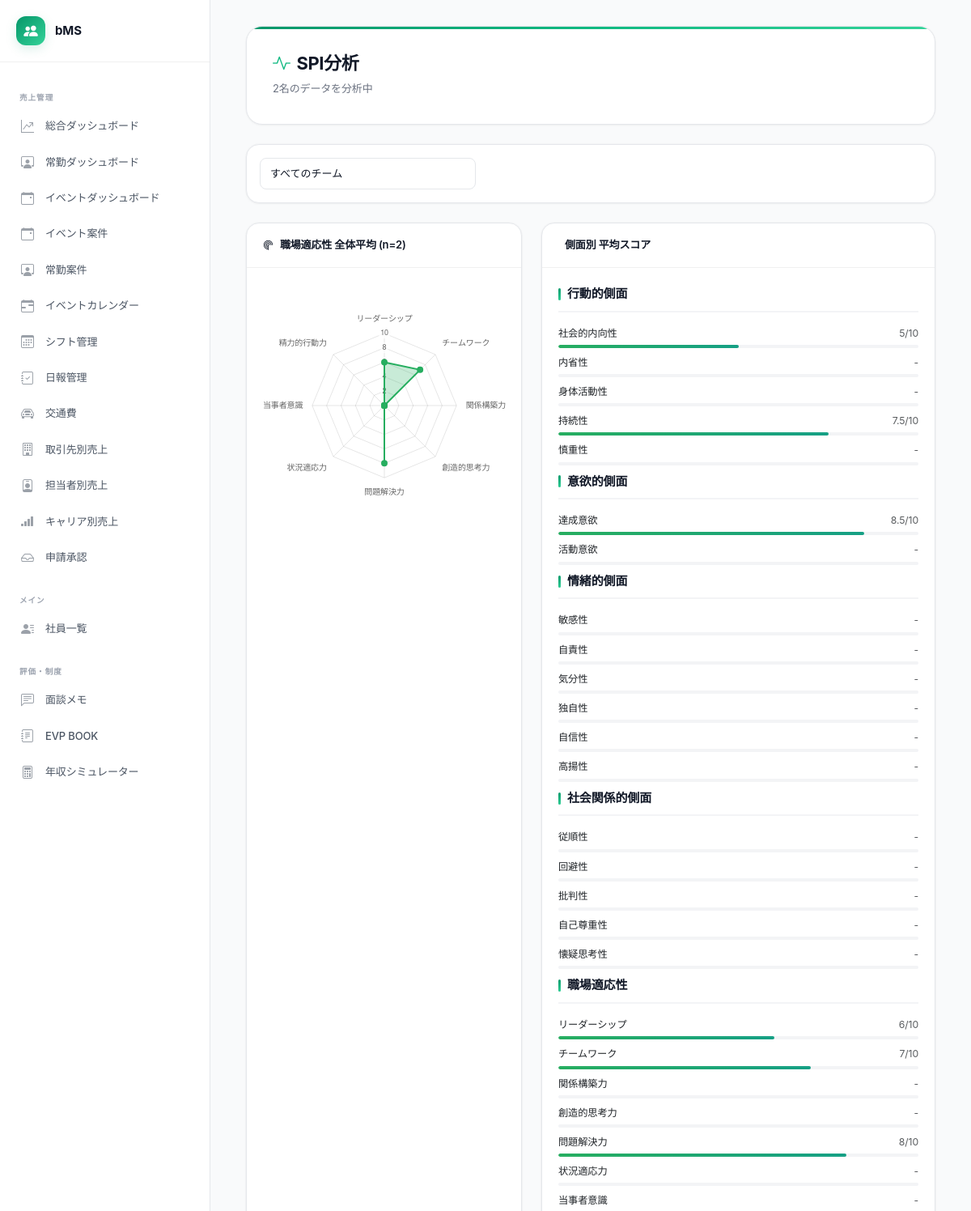
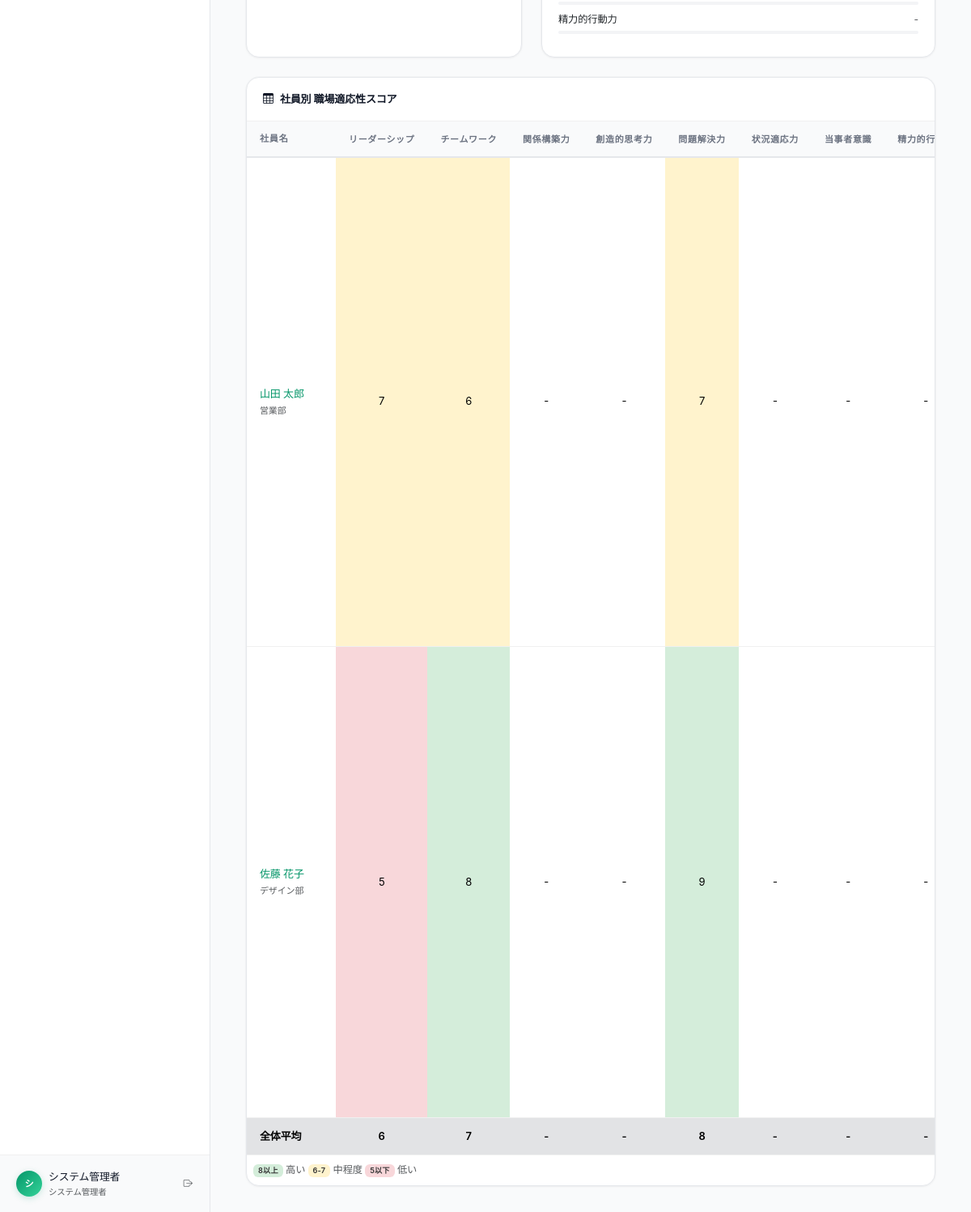
The page /public/spi.php (signed in) on the database its author committed (2 pictures, top to bottom).
### tables this page shows
CREATE TABLE IF NOT EXISTS employees (
    id INT PRIMARY KEY AUTO_INCREMENT,
    employee_number VARCHAR(20) UNIQUE COMMENT '社員番号',
    name VARCHAR(100) NOT NULL COMMENT '氏名',
    name_kana VARCHAR(100) COMMENT '氏名（かな）',
    email VARCHAR(200) UNIQUE,
    department VARCHAR(100) COMMENT '部署',
    job_title VARCHAR(100) COMMENT '職種・役職',
    hire_date DATE COMMENT '入社日',
    birth_date DATE COMMENT '生年月日',
    photo_path VARCHAR(255) COMMENT '顔写真パス',
    bio TEXT COMMENT '自己紹介・プロフィール',
    career_summary TEXT COMMENT 'キャリアサマリー（AI生成）',
    strengths_text TEXT COMMENT '得意なこと',
    weaknesses_text TEXT COMMENT '苦手なこと',
    how_to_utilize TEXT COMMENT 'この人の活かし方（AI生成）',
    is_active TINYINT DEFAULT 1 COMMENT '在籍フラグ',
    created_at TIMESTAMP DEFAULT CURRENT_TIMESTAMP,
    updated_at TIMESTAMP DEFAULT CURRENT_TIMESTAMP ON UPDATE CURRENT_TIMESTAMP
);

CREATE TABLE IF NOT EXISTS teams (
    id INT PRIMARY KEY AUTO_INCREMENT,
    name VARCHAR(100) NOT NULL,
    description TEXT,
    manager_id INT NULL,
    sub_manager_id INT NULL,
    strengths_analysis TEXT COMMENT 'ストレングスファインダー分析（AI生成）',
    spi_analysis TEXT COMMENT 'SPI分析（AI生成）',
    team_strengths TEXT COMMENT 'チームの強み',
    team_challenges TEXT COMMENT 'チームの課題',
    management_points TEXT COMMENT 'マネジメントの要点',
    ideal_recruit TEXT COMMENT 'このチームに合う人',
    sort_order INT DEFAULT 0,
    created_at TIMESTAMP DEFAULT CURRENT_TIMESTAMP,
    updated_at TIMESTAMP DEFAULT CURRENT_TIMESTAMP ON UPDATE CURRENT_TIMESTAMP
);

CREATE TABLE IF NOT EXISTS spi_results (
    id INT PRIMARY KEY AUTO_INCREMENT,
    employee_id INT NOT NULL UNIQUE,
     
    social_introversion INT NULL COMMENT '社会的内向性',
    introspection INT NULL COMMENT '内省性',
    physical_activity INT NULL COMMENT '身体活動性',
    persistence INT NULL COMMENT '持続性',
    caution INT NULL COMMENT '慎重性',
     
    achievement_drive INT NULL COMMENT '達成意欲',
    activity_drive INT NULL COMMENT '活動意欲',
     
    sensitivity INT NULL COMMENT '敏感性',
    self_blame INT NULL COMMENT '自責性',
    mood_variation INT NULL COMMENT '気分性',
    uniqueness INT NULL COMMENT '独自性',
    self_confidence INT NULL COMMENT '自信性',
    elation INT NULL COMMENT '高揚性',
     
    compliance INT NULL COMMENT '従順性',
    avoidance INT NULL COMMENT '回避性',
    criticism INT NULL COMMENT '批判性',
    self_respect INT NULL COMMENT '自己尊重性',
    skepticism INT NULL COMMENT '懐疑思考性',
     
    leadership INT NULL COMMENT 'リーダーシップ',
    teamwork INT NULL COMMENT 'チームワーク',
    relationship_building INT NULL COMMENT '関係構築力',
    creative_thinking INT NULL COMMENT '創造的思考力',
    problem_solving INT NULL COMMENT '問題解決力',
    situation_adaptability INT NULL COMMENT '状況適応力',
    ownership INT NULL COMMENT '当事者意識',
    energetic_action INT NULL COMMENT '精力的行動力',
    analysis TEXT COMMENT 'AI生成分析文',
    created_at TIMESTAMP DEFAULT CURRENT_TIMESTAMP,
    updated_at TIMESTAMP DEFAULT CURRENT_TIMESTAMP ON UPDATE CURRENT_TIMESTAMP,
    FOREIGN KEY (employee_id) REFERENCES employees(id) ON DELETE CASCADE
);

### includes/functions.php (called while the page is built, shortened)
<?php
function h(mixed $value): string {
    return htmlspecialchars((string)($value ?? ''), ENT_QUOTES | ENT_HTML5, 'UTF-8');
}
function getSpiDimensions(): array {
    return [
        'behavioral' => [
            'label' => '行動的側面',
            'items' => [
                'social_introversion' => '社会的内向性',
                'introspection'       => '内省性',
                'physical_activity'   => '身体活動性',
                'persistence'         => '持続性',
                'caution'             => '慎重性',
            ]
        ],
        'motivational' => [
            'label' => '意欲的側面',
            'items' => [
                'achievement_drive' => '達成意欲',
                'activity_drive'    => '活動意欲',
            ]
        ],
        'emotional' => [
            'label' => '情緒的側面',
            'items' => [
                'sensitivity'       => '敏感性',
                'self_blame'        => '自責性',
                'mood_variation'    => '気分性',
                'uniqueness'        => '独自性',
                'self_confidence'   => '自信性',
                'elation'           => '高揚性',
            ]
        ],
        'social' => [
            'label' => '社会関係的側面',
            'items' => [
                'compliance'   => '従順性',
                'avoidance'    => '回避性',
                'criticism'    => '批判性',
                'self_respect' => '自己尊重性',
                'skepticism'   => '懐疑思考性',
            ]
        ],
        'workplace' => [
            'label' => '職場適応性',
            'items' => [
                'leadership'           => 'リーダーシップ',
                'teamwork'             => 'チームワーク',
                'relationship_building'=> '関係構築力',
                'creative_thinking'    => '創造的思考力',
                'problem_solving'      => '問題解決力',
                'situation_adaptability'=> '状況適応力',
                'ownership'            => '当事者意識',
                'energetic_action'     => '精力的行動力',
            ]
        ],
    ];
}

### public/spi.php (the view, shortened to what this page needs)
<?php
require_once __DIR__ . '/../config/config.php';
require_once __DIR__ . '/../includes/functions.php';
$db     = getDB();
$dims   = getSpiDimensions();
$sql = 'SELECT e.id, e.name, e.job_title, e.department, t.name AS team_name, t.id AS team_id, sp.*
        FROM employees e
        JOIN spi_results sp ON e.id = sp.employee_id
        LEFT JOIN team_members tm ON e.id = tm.employee_id
        LEFT JOIN teams t ON tm.team_id = t.id
        WHERE e.is_active = 1';
$params = [];
$sql .= ' ORDER BY e.employee_number, e.name';
$stmt = $db->prepare($sql);
$stmt->execute($params);
$spiList = $stmt->fetchAll();
$avgScores = [];
$cnt = count($spiList);
if ($cnt > 0) {
    foreach ($dims as $category) {
        foreach (array_keys($category['items']) as $key) {
            $sum = 0;
            $n   = 0;
            foreach ($spiList as $sp) {
                if (isset($sp[$key]) && $sp[$key] !== null) {
                    $sum += $sp[$key];
                    $n++;
                }
            }
            $avgScores[$key] = $n > 0 ? round($sum / $n, 1) : null;
        }
    }
}
$workKeys   = array_keys($dims['workplace']['items']);
require_once __DIR__ . '/../includes/header.php';
?>
<div class="container-fluid">
    <div class="page-header">
        <div>
            <h1><i class="bi bi-activity me-2"></i>SPI分析</h1>
            <p><?= count($spiList) ?>名のデータを分析中</p>
        </div>
    </div>
    <div class="card mb-4">
        <div class="card-body p-3">
            <div class="row g-2">
                <div class="col-md-4">
                    <select class="form-select form-select-sm" onchange="location.href='spi.php?team='+this.value">
                        <option value="0">すべてのチーム</option>
                    </select>
                </div>
            </div>
        </div>
    </div>
    <div class="row g-4 mb-4">
        <?php if ($cnt > 0): ?>
        <div class="col-lg-5">
            <div class="card h-100">
                <div class="card-header"><i class="bi bi-radar me-2"></i>職場適応性 全体平均 (n=<?= $cnt ?>)</div>
                <div class="card-body">
                    <canvas id="avgRadar" style="max-width:350px;max-height:350px;margin:0 auto"></canvas>
                </div>
            </div>
        </div>
        <?php endif; ?>
        <div class="col-lg-7">
            <div class="card h-100">
                <div class="card-header"><i class="bi bi-bar-chart-horizontal me-2"></i>側面別 平均スコア</div>
                <div class="card-body">
                    <?php foreach ($dims as $catKey => $category): ?>
                    <div class="section-title"><?= h($category['label']) ?></div>
                    <?php foreach ($category['items'] as $key => $label): ?>
                    <?php
                        $avg = $avgScores[$key] ?? null;
                        $pct = $avg !== null ? min(100, $avg * 10) : 0;
                    ?>
                    <div class="mb-2">
                        <div class="d-flex justify-content-between small mb-1">
                            <span><?= h($label) ?></span>
                            <span class="text-muted"><?= $avg !== null ? $avg . '/10' : '-' ?></span>
                        </div>
                        <div class="score-bar">
                            <div class="score-fill" data-width="<?= $pct ?>" style="width:0;background:linear-gradient(90deg,#27ae60,#16a085)"></div>
                        </div>
                    </div>
                    <?php endforeach; ?>
                    <?php endforeach; ?>
                </div>
            </div>
        </div>
    </div>
    <div class="card">
        <div class="card-header"><i class="bi bi-table me-2"></i>社員別 職場適応性スコア</div>
        <div class="card-body p-0">
            <div class="table-responsive">
                <table class="table table-hover table-sm mb-0">
                    <thead class="table-light">
                        <tr>
                            <th style="min-width:110px">社員名</th>
                            <?php foreach ($dims['workplace']['items'] as $label): ?>
                            <th class="text-center" style="min-width:60px;font-size:11px"><?= h($label) ?></th>
                            <?php endforeach; ?>
                        </tr>
                    </thead>
                    <tbody>
                        <?php foreach ($spiList as $sp): ?>
                        <tr>
                            <td>
                                <a href="employee.php?id=<?= $sp['id'] ?>" class="fw-medium text-decoration-none"><?= h($sp['name']) ?></a>
                                <?php if ($sp['team_name']): ?>
                                <div class="text-muted" style="font-size:11px"><?= h($sp['team_name']) ?></div>
                                <?php endif; ?>
                            </td>
                            <?php foreach ($workKeys as $key): ?>
                            <?php
                                $score = $sp[$key] ?? null;
                                $bg    = $score !== null ? (
                                    $score >= 8 ? '#d4edda' : ($score >= 6 ? '#fff3cd' : ($score !== null ? '#f8d7da' : 'transparent'))
                                ) : 'transparent';
                            ?>
                            <td class="text-center" style="background:<?= $bg ?>">
                                <?= $score !== null ? $score : '-' ?>
                            </td>
                            <?php endforeach; ?>
                        </tr>
                        <?php endforeach; ?>
                        <?php if ($cnt > 1): ?>
                        <tr class="table-secondary fw-semibold">
                            <td>全体平均</td>
                            <?php foreach ($workKeys as $key): ?>
                            <td class="text-center"><?= $avgScores[$key] !== null ? $avgScores[$key] : '-' ?></td>
                            <?php endforeach; ?>
                        </tr>
                        <?php endif; ?>
                    </tbody>
                </table>
            </div>
            <div class="p-2 text-muted small">
                <span class="badge" style="background:#d4edda;color:#333">8以上</span> 高い
                <span class="badge" style="background:#fff3cd;color:#333">6-7</span> 中程度
                <span class="badge" style="background:#f8d7da;color:#333">5以下</span> 低い
            </div>
        </div>
    </div>
</div>
<?php
require_once __DIR__ . '/../includes/footer.php';
?>

### rows shown on the page
employees: name "山田 太郎", teams.name "営業部", spi_results.leadership "7", spi_results.teamwork "6", spi_results.problem_solving "7"
employees: name "佐藤 花子", teams.name "デザイン部", spi_results.leadership "5", spi_results.teamwork "8", spi_results.problem_solving "9"

### other values the page prints
$label "売上管理 メイン 評価・制度"
$label "総合ダッシュボード 常勤ダッシュボード イベントダッシュボード イベント案件 常勤案件 イベントカレンダー シフト管理 日報管理 交通費 取引先別売上 担当者別売上 キャリア別売上 申請承認 社員一覧 面談メモ EVP BOOK 年収シミュレーター"
mb_substr($user['display_name'] ?? 'U', 0, 1) "シ"
$user['display_name'] "システム管理者"
count($spiList) "2"
$cnt "2"
$category['label'] "行動的側面"
$label "社会的内向性"
$avg "5"
$label "内省性"
$label "身体活動性"
$label "持続性"
$avg "7.5"
$label "慎重性"
$category['label'] "意欲的側面"
